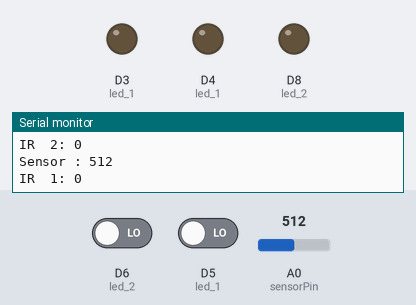
Simulated run of this sketch. Board: ESP8266 (NodeMCU). On the bench: output pins drawn as LEDs (lit = HIGH), the last lines printed to the serial monitor. The inputs (shaded band) are chosen by the test bench; at power-on: D6 (led_2) LOW, A0 (sensorPin) = 512, D5 (led_1) LOW. WiFi joins after 1.5 s; servers stay silent unless stated.

Above: at 3.0 s.
3.1 s: D6 (led_2) driven HIGH
At 4.1 s:
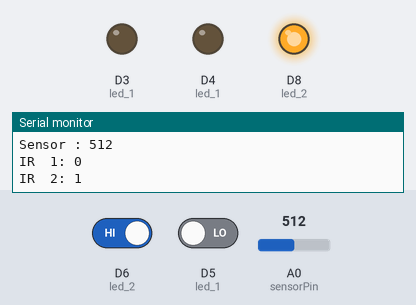
6.1 s: A0 (sensorPin) set to 122
At 8.3 s:
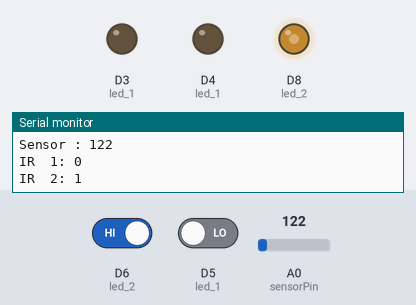
8.6 s: D5 (led_1) driven HIGH
At 10.0 s:
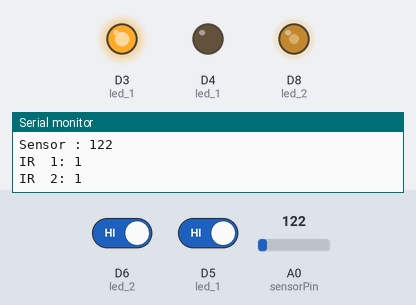
11.6 s: A0 (sensorPin) set to 306
At 14.3 s:
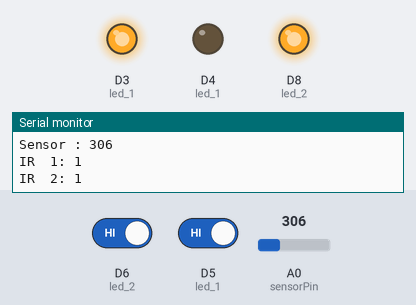
14.6 s: D6 (led_2) driven LOW
At 15.9 s:
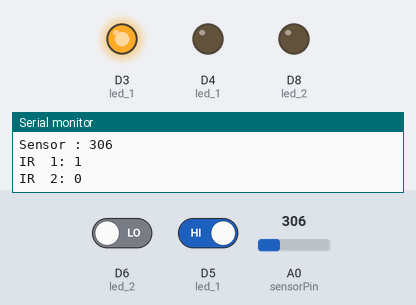
17.6 s: A0 (sensorPin) set to 122
At 20.2 s:
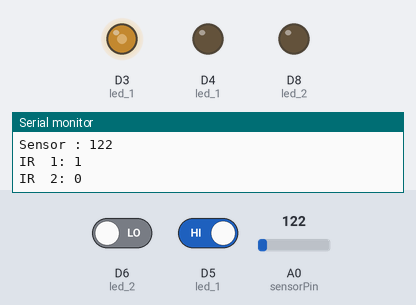
Timing chart, 0 to 21.6 s (numbered marks = the images above; inputs shaded):
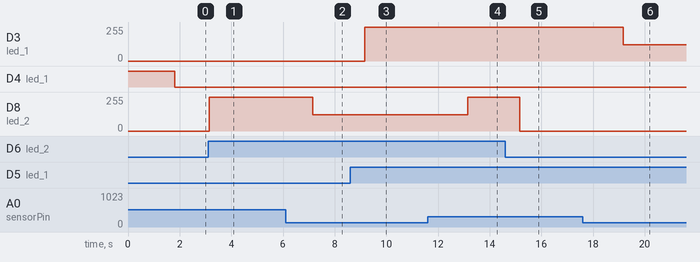

Measured:
- after the input at 3.1 s, D8 (led_2): 0/255 → 255/255 after 0.05 s
- after the input at 6.1 s, D8 (led_2): 255/255 → 122/255 after 1.1 s
- after the input at 8.6 s, D3 (led_1): 0/255 → 255/255 after 0.56 s
- after the input at 11.6 s, D8 (led_2): 122/255 → 255/255 after 1.6 s
- after the input at 14.6 s, D8 (led_2): 255/255 → 0/255 after 0.56 s
- after the input at 17.6 s, D3 (led_1): 255/255 → 122/255 after 1.6 s

The sketch:

kesav_finall.ino
```cpp
// (licence header left out)
/* Comment this out to disable prints and save space */
#define BLYNK_PRINT Serial


#include <ESP8266WiFi.h>
#include <BlynkSimpleEsp8266.h>

// You should get Auth Token in the Blynk App.
// Go to the Project Settings (nut icon).


//#define motor D0
int sensorPin = A0;
int sensorValue = 0;
char auth[] = "a17474f3acff4b8189ba7c701297feb7";//"fd91870cab2340c3ba5f0cab4f07f712"; //

// Your WiFi credentials.
// Set password to "" for open networks.
char ssid[] = "a";
char pass[] = "12345678";
int wifi = D4;
void setup()
{
  // Debug console
  Serial.begin(9600);

  pinMode(D3,OUTPUT); // led 1
  pinMode(D4,OUTPUT); // led 1
  pinMode(D8,OUTPUT); // led 2

  pinMode(D5,INPUT); // led 1
  pinMode(D6,INPUT); // led 2


digitalWrite(D4,HIGH);

  Blynk.begin(auth, ssid, pass);
digitalWrite(D4,LOW);
}

int ir1,ir2;
int light1,light2;
int total_time;
void loop()
{
  ir1 = digitalRead(D5);
  ir2 = digitalRead(D6);

 sensorValue = analogRead(sensorPin); // read the value from the sensor
  Serial.println("Sensor : "+ String(sensorValue));

  Serial.println("IR  1: "+ String(ir1));
 Serial.println("IR  2: "+ String(ir2));

  if(ir1==1 && ir2==0)
  {
 ir1 = digitalRead(D5);
  ir2 = digitalRead(D6);

  analogWrite(D3,sensorValue);
  analogWrite(D8,LOW);
  delay(2000);
    digitalWrite(D3,LOW);
  analogWrite(D8,LOW);

 light1++;

     }

  else if(ir2==1 && ir1==0)
  {

 ir1 = digitalRead(D5);
  ir2 = digitalRead(D6);


   digitalWrite(D3,LOW);

  analogWrite(D8,sensorValue);
  light2++;

   delay(2000);
  digitalWrite(D3,LOW);
  analogWrite(D8,LOW);

    }


else if(ir2==1 && ir2==1)
    {

  ir1 = digitalRead(D5);
  ir2 = digitalRead(D6);

   digitalWrite(D3,sensorValue);
  analogWrite(D8,sensorValue);
delay(2000);
     light1++;
 light2++;
   digitalWrite(D3,LOW);
  analogWrite(D8,LOW);


    }
    else
    {

    }


  Blynk.virtualWrite(V4,light1);
    Blynk.virtualWrite(V5,light2);

  Blynk.run();

}
```
